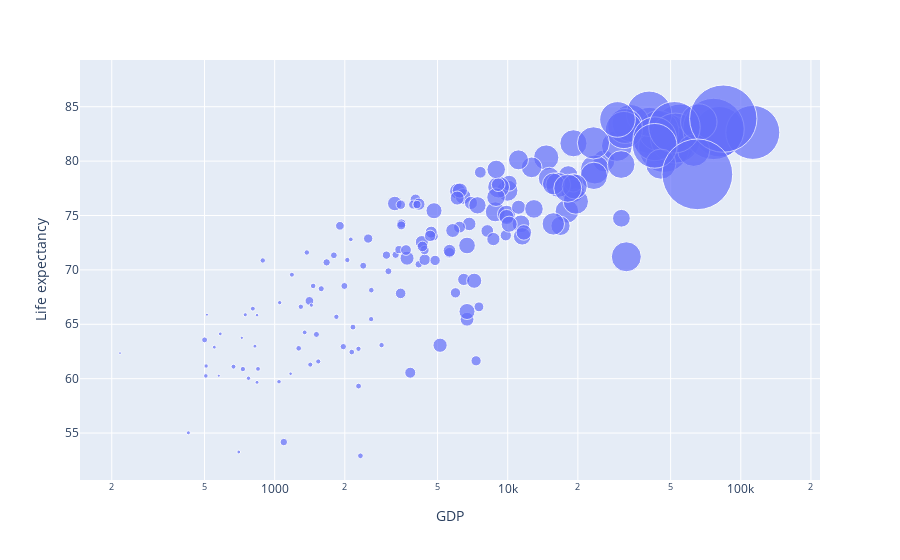

Notebook code cell kept with this figure:
### Code cell
df = px.data.gapminder()

fig = px.scatter(data, x="GDP", y="Life expectancy",
                 size="health expenditure",
                 hover_name="Country", log_x=True, size_max=50)
fig.show()

### Figure 1 — Plotly figure (JSON) as saved in the notebook; plotly's stock layout.template omitted (floating-point values rounded to 4 significant figures; data arrays with more than 128 entries replaced by an {"elided": "..."} marker saying what was removed)
{"data": [{"hovertemplate": "<b>%{hovertext}</b><br><br>GDP=%{x}<br>Life expectancy=%{y}<br>health expenditure=%{marker.size}<extra></extra>", "hovertext": {"elided": "168 str values"}, "legendgroup": "", "marker": {"color": "#636efa", "size": {"elided": "168 float values"}, "sizemode": "area", "sizeref": 4.264, "symbol": "circle"}, "mode": "markers", "name": "", "orientation": "v", "showlegend": false, "type": "scatter", "x": {"elided": "168 float values"}, "xaxis": "x", "y": {"elided": "168 float values"}, "yaxis": "y"}], "layout": {"legend": {"itemsizing": "constant", "tracegroupgap": 0}, "margin": {"t": 60}, "xaxis": {"anchor": "y", "domain": [0, 1], "title": {"text": "GDP"}, "type": "log"}, "yaxis": {"anchor": "x", "domain": [0, 1], "title": {"text": "Life expectancy"}}}}
